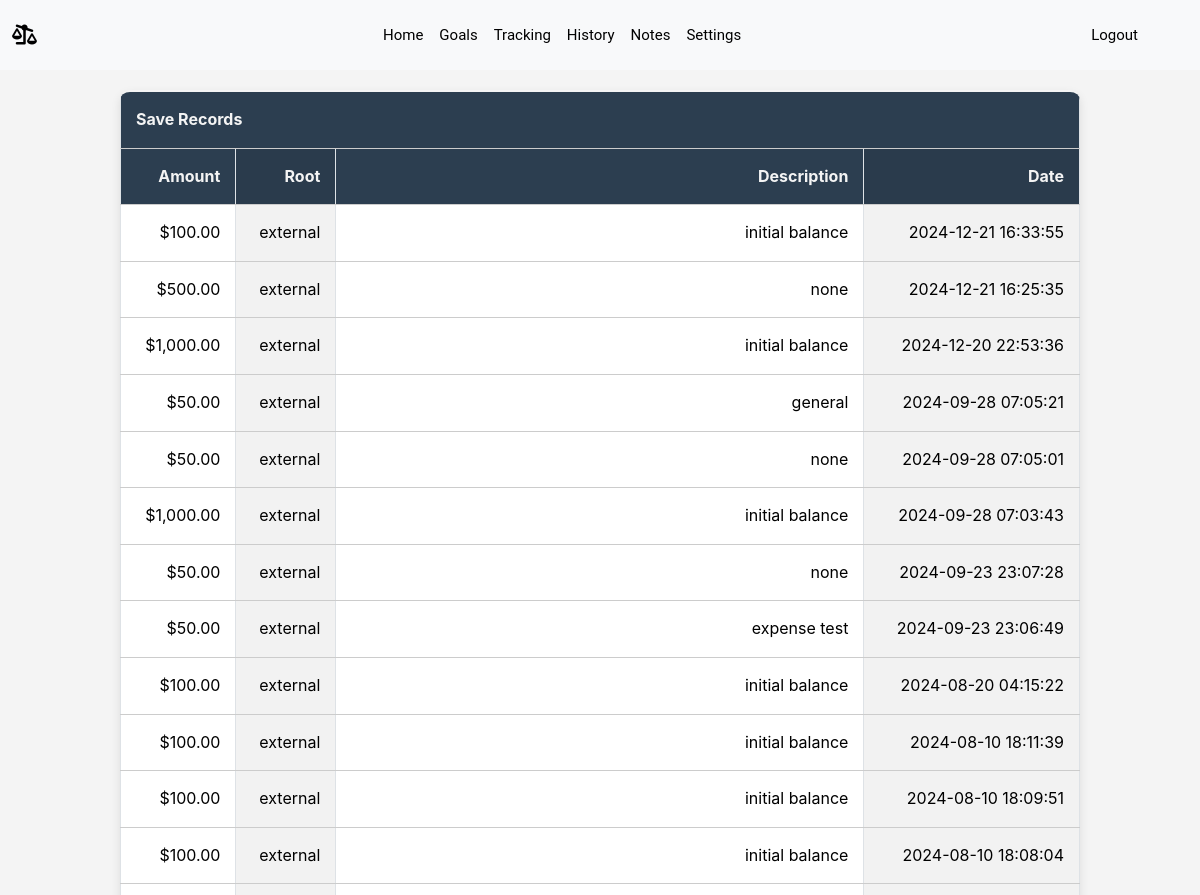
The app's page /save_history (signed in, upper part), older data.
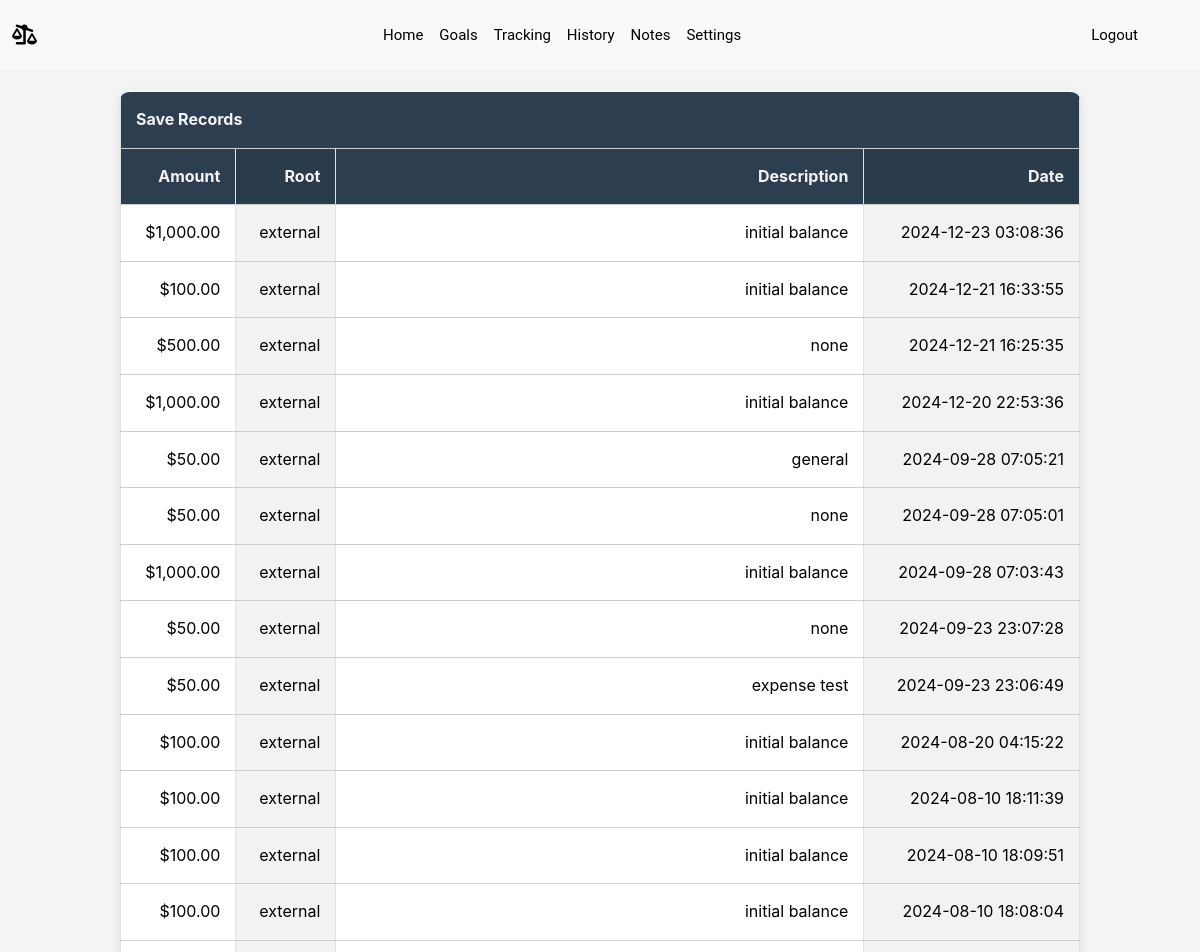
The same page, newer data.
### models.py (models this page shows)
class Save(db.Model):
    id = db.Column(db.Integer, primary_key=True)
    user_id = db.Column(db.Integer, db.ForeignKey('user.id'), nullable=False)
    amount = db.Column(db.Numeric(precision=10, scale=2), nullable=False, default="0")
    description = db.Column(db.String(200))
    root = db.Column(db.String(120), nullable=False)
    tag = db.Column(db.String(30))
    timestamp = db.Column(db.DateTime, nullable=False, default=db.func.current_timestamp())

### app.py (the view)
@app.route('/save_history', methods=["GET", "POST"])
@login_required
def save_history():
    save_records = Save.query.all()
    save_records_data = []
    for record in save_records:
        save_records_data.append({
            "tag": record.tag,
            "amount": record.amount,
            "root": record.root,
            "description": record.description,
            "timestamp": record.timestamp
        })
    return render_template("save_history.html", save_records_data=save_records_data)

### helpers.py (called while the page is built)
def login_required(f):
    @wraps(f)
    def decorated_function(*args, **kwargs):
        if session.get("user_id") is None:
            return redirect("/login")
        return f(*args, **kwargs)
    return decorated_function

def usd(value):
    if not value:
        value = 0
    if value < 0:
        return "-${:,.2f}".format(abs(value))
    else:
        return "${:,.2f}".format(value)

### templates/save_history.html
{% extends "layout.html" %}
{% block body %}
<main>
    {% set reversed_save = save_records_data|reverse %}
        <table class="table table-group-divider table-bordered table-striped-columns">
            <thead>
                <th colspan="4" class="text-start center">Save Records</th>
            </thead>
            <tbody>
                <tr>
                    <th class="text-end">Amount</th>
                    <th class="text-end">Root</th>
                    <th class="text-end">Description</th>
                    <th class="text-end">Date</th>
                </tr>
                {% for record in reversed_save %}
                    <tr>
                        <td class="text-end">{{ record.amount|usd }}</td>
                        <td class="text-end">{{ record.root }}</td>
                        <td class="text-end">{{ record.description }}</td>
                        <td class="text-end">{{ record.timestamp }}</td>
                    </tr>
                {% endfor %}
            </tbody>
        </table>
    </main>
    {% endblock %}

Row changes from the older to the newer data that the page shows:
added Save: amount "$1,000.00", root "external", description "initial balance", timestamp "2024-12-23 03:08:36"
